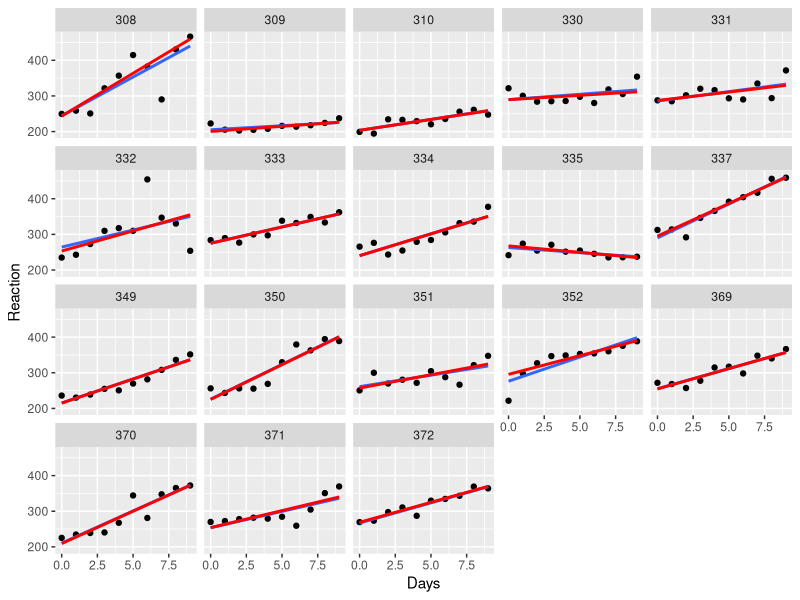
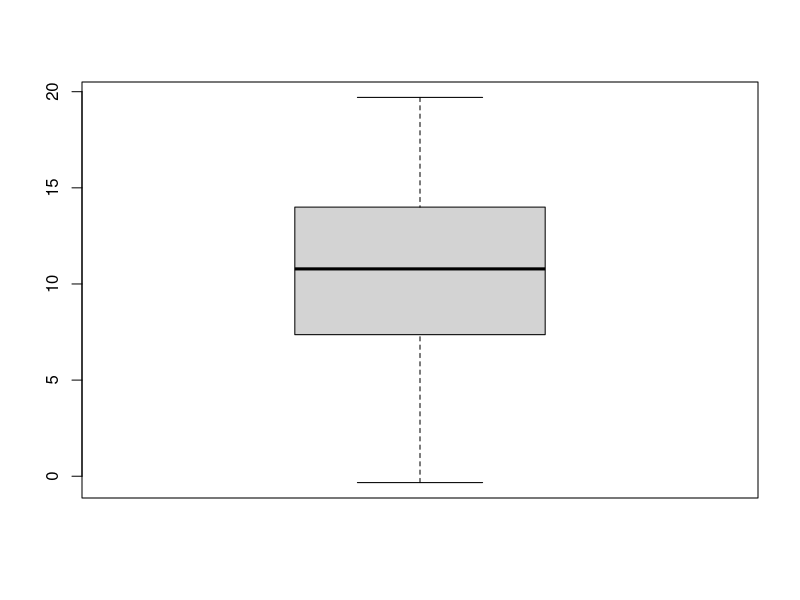

Here is the R script that generated these plots, in order:
## ---- chunk 1
library(lme4)
head(sleepstudy)
library(ggplot2)
library(MASS)
ggplot(sleepstudy, aes(Days, Reaction)) + geom_point() + 
  geom_smooth(method="lm", se=FALSE) +
  geom_smooth(method="rlm", se=FALSE, color="red") +
  facet_wrap(~Subject)

## ---- chunk 2
model<-lmer(Reaction~Days+(Days|Subject), data=sleepstudy, REML=FALSE)
model1<-lmer(Reaction~Days+(Days-1|Subject)+(1|Subject), data=sleepstudy, REML=FALSE)
anova(model,model1)
model2<-lmer(Reaction~Days+(Days-1|Subject), data=sleepstudy, REML=FALSE)
anova(model1,model2)
model3<-lmer(Reaction~Days+(1|Subject), data=sleepstudy, REML=FALSE)
anova(model1,model3)

## ---- chunk 3

fixef(model1)
slopes<-ranef(model1)$Subject[,1] + fixef(model1)[2]
summary(slopes)
boxplot(slopes)
